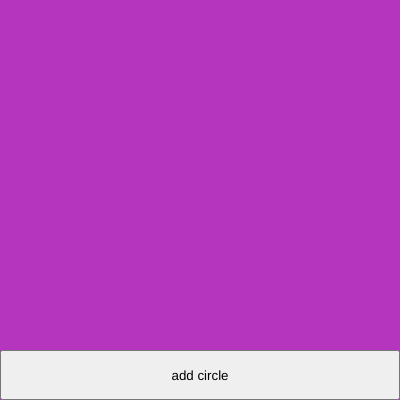
Frame 1 (no input)
Frame 60 (no input): identical to frame 1, image omitted
Frame 120 (the mouse pressed at the canvas centre since frame 60): identical to frame 1, image omitted

The p5.js sketch that drew this single still picture (run headless with seeded random() and noise() and a simulated clock; from frame 60 on, the mouse is pressed at the canvas centre):

// p5.js sketch
// ── sketch.js
let btn;

function setup() {
    createCanvas(400, 400);
    background(getRandomColour());
    const container = select("main");
    btn = createButton("add circle");
    btn.size(width, 50);
    btn.position(0, height - 50);
    btn.parent(container);
    btn.mouseClicked(buttonClicked);
}

function draw() {
}

/**
 * Function to call when the button is clicked.
 */
function buttonClicked() {
    fill(getRandomColour());
    circle(random(width), random(height), random(20, 50));
}

/**
 * Gets a random colour.
 * @returns {p5.Color} An RGB color object
 */
function getRandomColour() {
    return color(random(255), random(255), random(255));
}
// ── exercise1-1.html
<!DOCTYPE html>
<html lang="en">
  <head>
    <meta charset="utf-8" />
    <meta name="viewport" content="width=device-width, initial-scale=1.0">

    <title>PDM1 - W7P1 - Exercise 1.1</title>

    <link href="https://cdn.jsdelivr.net/npm/bootstrap@5.3.1/dist/css/bootstrap.min.css" rel="stylesheet" integrity="sha384-4bw+/aepP/YC94hEpVNVgiZdgIC5+VKNBQNGCHeKRQN+PtmoHDEXuppvnDJzQIu9" crossorigin="anonymous">
    <link rel="stylesheet" type="text/css" href="./lib/main-styles.css">
    <script src="https://cdn.jsdelivr.net/npm/bootstrap@5.3.1/dist/js/bootstrap.bundle.min.js" integrity="sha384-HwwvtgBNo3bZJJLYd8oVXjrBZt8cqVSpeBNS5n7C8IVInixGAoxmnlMuBnhbgrkm" crossorigin="anonymous"></script>
    <script src="./lib/p5.js"></script>
  </head>

  <body>
    <h1>Exercise 1.1 - Solution</h1>
    <script src="sketch.js"></script>
  </body>
</html>
